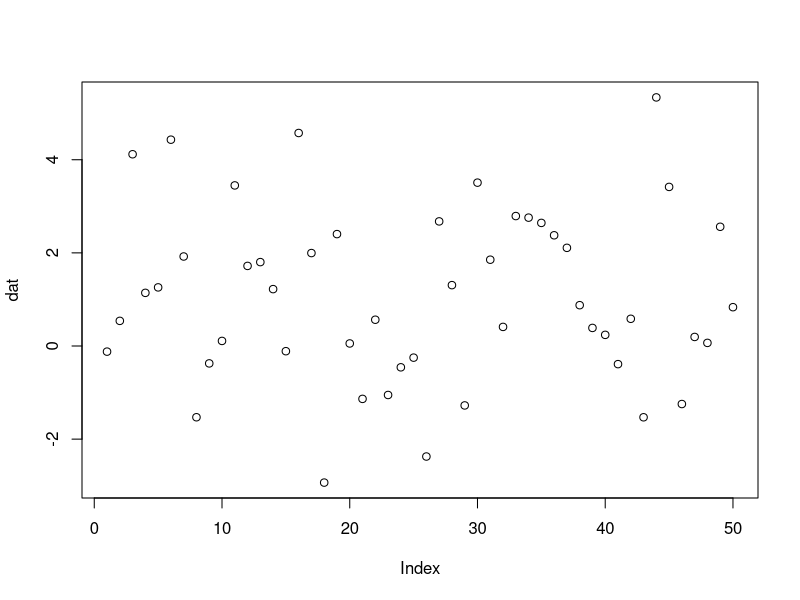
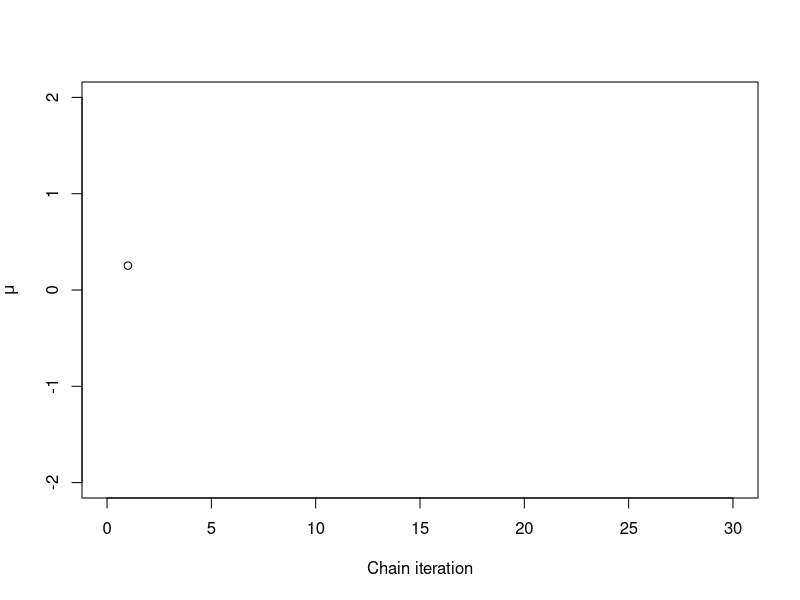

Reproduce these figures in R, in order.
## ---- chunk 1
knitr::opts_chunk$set(
  collapse = TRUE,
  comment = "#>",
  fig.width = 6,
  fig.asp = 0.618,
  fig.align = "center"
)
## ---- chunk 2
set.seed(123)
mu <- 1
sigma <- 2
dat <- rnorm(50, mean = mu, sd = sigma) # our simulated data
par(mfrow = c(1, 1))
plot(dat)
## ---- chunk 3
plot(1, xlim = c(0, 30), ylim = c(-2, 2), type = "n", ylab = expression(mu), 
  xlab = "Chain iteration")
jump_sd <- 1
i <- 1
previous_proposal <- 0
## ---- chunk 4
(proposal <- rnorm(1, previous_proposal, jump_sd))
# ----------------------------------------------------------------

(log_like_proposal <- sum(dnorm(dat, mean = proposal, sd = sigma, log = TRUE)))
(log_like_previous <- sum(dnorm(dat, mean = previous_proposal, sd = sigma, log = TRUE)))
# ----------------------------------------------------------------

(log_like_prior_proposal <- dnorm(proposal, mean = 0, sd = 5, log = TRUE))
(log_like_prior_previous <- dnorm(previous_proposal, mean = 0, sd = 5, log = TRUE))
# ----------------------------------------------------------------

# Combine the log-prior with the log-likelihood to get a value that is
# proportional to the posterior probability of that parameter value given the
# data:
(log_posterior_proposal <- log_like_prior_proposal + log_like_proposal)
(log_posterior_previous <- log_like_prior_previous + log_like_previous)
# ----------------------------------------------------------------

# Calculate the ratio of the proposal and previous probabilities:
(prob_ratio <- exp(log_posterior_proposal) / exp(log_posterior_previous))
# ----------------------------------------------------------------

# If the probability ratio is > 1, then always accept the new parameter values.
# If the probability ratio is < 1, then accept the new parameter values in
# proportion to the ratio.
if (runif(1) < prob_ratio) {
  (previous_proposal <- proposal)
} else {
  (previous_proposal <- previous_proposal)
}
# ----------------------------------------------------------------

points(i, previous_proposal)
i <- i + 1 # update counter for next time
## ---- chunk 5
mcmc_example <- function(
  mu = 4, # the true mean; we will estimate this
  sigma = 5, # the true residual SD; we will assume we know this for simplicity
  .n = 30, # number of data points to simulate
  prior_mu = 0, # our prior distribution mean
  prior_mu_sd = 50, # our prior distribution SD on the mean
  # Next, the SD of our jump function.
  # Too small a value and the chain might take a
  # very long time to get to the right parameter space or might get stuck in the
  # wrong area of the parameter space.
  # Too large a value and the proposed values will be often rejected, and again,
  # the chain may get stuck and take a very long time to converge on an
  # appropriate answer.
  jump_sd = 5,
  reps = 10000 # the length of our MCMC chain
) {
  dat <- rnorm(.n, mean = mu, sd = sigma) # our simulated data

  # We will ensure that our data has exactly our specified mean.
  # (This is just to make the simulation easier to follow.)
  dat <- dat - (mean(dat) - mu)

  # A vector to hold our MCMC chain output:
  out <- vector(length = reps, mode = "numeric")

  # We'll start at an initial value of 0:
  out[1] <- 0

  # Now we'll loop through our MCMC chain:
  for (i in seq(2, length(out))) {

    # Propose a new value given the previous value and the jump SD:
    proposal <- rnorm(1, out[1], jump_sd)

    # Calculate the log-likelihood of the data given the proposed parameter value
    # and the previous parameter value:
    log_like_proposal <- sum(dnorm(dat, mean = proposal, sd = sigma, log = TRUE))
    log_like_previous <- sum(dnorm(dat, mean = out[i - 1], sd = sigma, log = TRUE))

    # Get the log-probability of the proposed and previous parameter values given
    # the prior:
    log_prior_proposal <- dnorm(proposal, mean = prior_mu, sd = prior_mu_sd, log = TRUE)
    log_prior_previous <- dnorm(out[i - 1], mean = prior_mu, sd = prior_mu_sd, log = TRUE)

    # Combine the log-prior with the log-likelihood to get a value that is
    # proportional to the posterior probability of that parameter value given the
    # data:
    log_posterior_proposal <- log_prior_proposal + log_like_proposal
    log_posterior_previous <- log_prior_previous + log_like_previous

    # Calculate the ratio of the proposal and previous probabilities:
    prob_ratio <- exp(log_posterior_proposal - log_posterior_previous)

    # If the probability ratio is > 1, then always accept the new parameter
    # values.
    # If the probability ratio is < 1, then accept the new parameter values in
    # proportion to the ratio.
    if (runif(1, min = 0, max = 1) < prob_ratio) {
      out[i] <- proposal # use the proposed parameter value
    } else {
      out[i] <- out[i - 1] # keep the previous parmaeter value
    }
  }

  par(mfrow = c(1, 3))
  plot(dat, main = "Observed data")
  plot(seq_along(out), out,
    type = "l", xlab = "Chain index",
    ylab = expression(widehat(mu)), col = "#00000050",
    main = "Traceplot"
  ) # the MCMC chain
  abline(h = mu, col = "red", lty = 1, lwd = 2) # the true mean
  hist(out,
    xlim = c(-5, 5),
    main = "Prior (line)\nand Posterior (histogram)", xlab = "mu"
  )
  abline(v = mu, col = "red", lty = 1, lwd = 2)
  xx <- seq(-10, 10, length.out = 200)
  yy <- dnorm(xx, mean = prior_mu, sd = prior_mu_sd)
  par(new = TRUE)
  plot(xx, yy,
    ylim = c(0, max(yy)), type = "l", axes = FALSE, ann = FALSE,
    xlim = c(-5, 5)
  )
  invisible(out)
}
